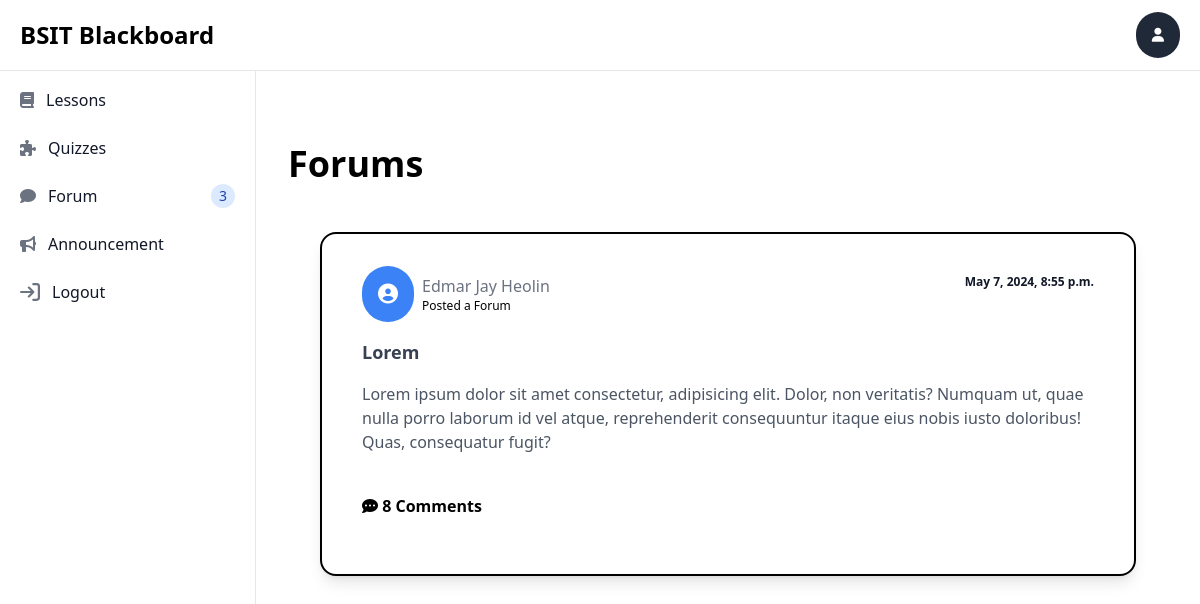
Page /student_forum (signed in) on the committed database.
### users/models.py (models this page shows)
class Forum(models.Model):
    title = models.CharField(max_length=10000)
    file = models.FileField(
        upload_to='media/announcement',
        validators=[
            FileExtensionValidator(allowed_extensions=['png', 'jpeg', 'jpg', 'pdf', 'word', 'ppt', 'xlsx', 'csv', 'gif'])
        ],
        null=True,  # Allow null values
        blank=True  # Also allow empty values (in forms)
    )
    upload_date = models.DateTimeField(default=now)
    description = models.TextField()
    uploader = models.ForeignKey(User, on_delete=models.CASCADE)

### users/views.py (the view, shortened to what this page needs)
# urls.py: path('student_forum', views.student_forum, name='student_forum'),
@login_required(login_url='/login')
def student_forum(request):
    forums = Forum.objects.annotate(comment_count=Count('comments')).order_by('-upload_date')
    comments_lists = Comments.objects.all().order_by('comment_date')
    context = {
        'forums': forums,
        'comments_lists': comments_lists,
    }
    return render(request, 'student/forums.html', context)

### users/templates/student/forums.html (shortened to what this page needs)
{% load static tailwind_tags %}
<!DOCTYPE html>
<html lang="en">
	<head>
		<link
			rel="stylesheet"
			href="https://cdnjs.cloudflare.com/ajax/libs/font-awesome/6.5.2/css/all.min.css" />
		<link
			href="https://cdnjs.cloudflare.com/ajax/libs/flowbite/2.3.0/flowbite.min.css"
			rel="stylesheet" />
		{% tailwind_css %}
	</head>
	<body>
		{% include 'includes/student_sidebar.html' %}
		<div class="p-2 sm:p-4 sm:ml-64 mt-24">
			<div class="p-4">
				<div>
					<p class="text-left text-4xl font-bold my-4">Forums</p>
				</div>
				{% for forum in forums %}
				<div class="flex items-center justify-start overflow-x-hidden">
					<div class="px-1 sm:px-8 py-1 sm:py-8">
						<div
							class="bg-white rounded-2xl border-2 border-black px-10 py-8 shadow-lg hover:shadow-2xl transition duration-500">
							<div class="flex items-center">
								<div class="w-14 h-14 bg-blue-500 rounded-full flex items-center justify-center font-bold text-white">
									<i
										class="fa fa-user-circle text-xl"
										aria-hidden="true"></i>
								</div>
								<div class="flex flex-col w-full">
									<div class="flex flex-row justify-between">
										<p class="ml-2 text-gray-500">{{forum.uploader.first_name}}</p>
										<p class="ml-2 text-gray-900 text-xs font-bold">{{forum.upload_date}}</p>
									</div>
									<p class="ml-2 text-xs">Posted a Forum</p>
								</div>
							</div>
							<div class="mt-4">
								<h1 class="text-lg text-gray-700 font-semibold hover:underline cursor-pointer">{{forum.title}}</h1>
								<p class="mt-4 text-md text-gray-600 break-all">{{forum.description}}</p>
								<div class="flex justify-between items-center">
									<div class="mt-4 flex items-center space-x-4 py-6">
										<a
											href="{% url 'forum_page' %}?forum_id={{ forum.id }}"
											class="text-md font-semibold hover:text-blue-400 hover:scale-105 duration-300">
											<i class="fa-solid fa-comment-dots"></i>
											{{ forum.comment_count }} Comments
										</a>
									</div>
								</div>
							</div>
						</div>
					</div>
				</div>
				{% endfor %}
			</div>
		</div>
	</body>
</html>

### rows in the picture
Forum: uploader.first_name "Edmar Jay Heolin", upload_date "May 7, 2024, 8:55 p.m.", title "Lorem", description "Lorem ipsum dolor sit amet consectetur, adipisicing elit. Dolor, non veritatis? Numquam ut, quae nulla porro laborum id vel atque, reprehenderit consequuntur itaque eius nobis iusto doloribus! Quas, consequatur fugit?", comment_count "8"
